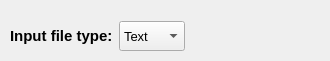
     <widget class="QWidget" name="tab_3">
      <attribute name="title">
       <string>General</string>
      </attribute>
      <widget class="QWidget" name="layoutWidget">
       <property name="geometry">
        <rect>
         <x>10</x>
         <y>20</y>
         <width>311</width>
         <height>32</height>
        </rect>
       </property>
       <layout class="QHBoxLayout" name="horizontalLayout_8">
        <item>
         <widget class="QLabel" name="label_7">
          <property name="font">
           <font>
            <pointsize>11</pointsize>
            <weight>75</weight>
            <bold>true</bold>
           </font>
          </property>
          <property name="text">
           <string>Input file type:</string>
          </property>
         </widget>
        </item>
        <item>
         <widget class="QComboBox" name="comboBox_FileType">
          <property name="minimumSize">
           <size>
            <width>0</width>
            <height>30</height>
           </size>
          </property>
          <property name="maximumSize">
           <size>
            <width>16777215</width>
            <height>30</height>
           </size>
          </property>
          <property name="font">
           <font>
            <pointsize>10</pointsize>
           </font>
          </property>
          <item>
           <property name="text">
            <string>Text</string>
           </property>
          </item>
          <item>
           <property name="text">
            <string>Binary</string>
           </property>
          </item>
         </widget>
        </item>
        <item>
         <spacer name="horizontalSpacer_20">
          <property name="orientation">
           <enum>Qt::Horizontal</enum>
          </property>
          <property name="sizeHint" stdset="0">
           <size>
            <width>40</width>
            <height>20</height>
           </size>
          </property>
         </spacer>
        </item>
       </layout>
      </widget>
     </widget>
